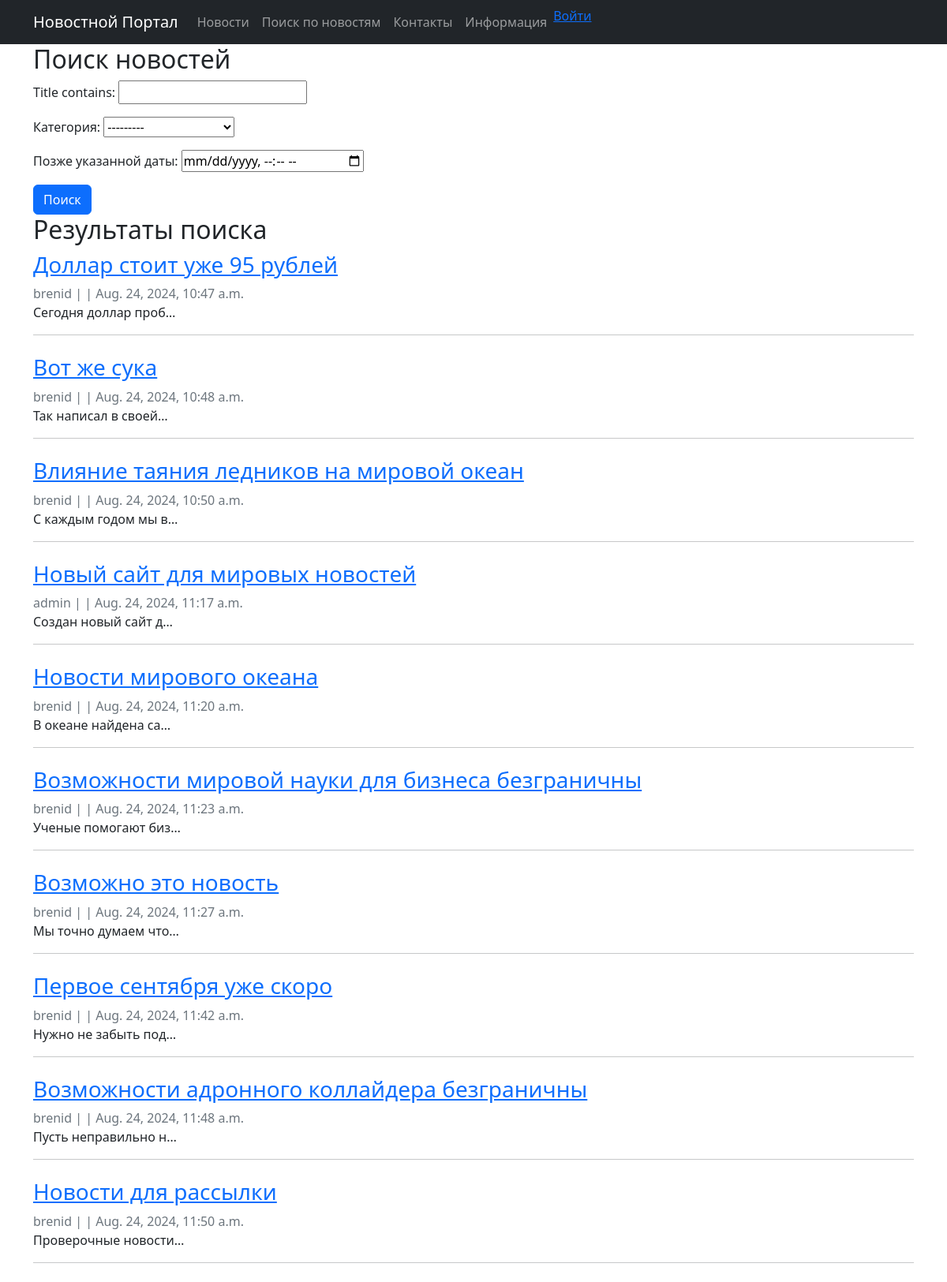
The app's page /news/search/ with its own data.
### newsapp/models.py (models this page shows, shortened)
class Post(models.Model):
    NEWS = 'NW'
    ARTICLE = 'AR'
    CATEGORY_CHOICES = [
        (NEWS, 'Новость'),
        (ARTICLE, 'Статья'),
    ]
    author = models.ForeignKey(Author, on_delete=models.CASCADE)
    categoryType = models.CharField(max_length=2, choices=CATEGORY_CHOICES, default=NEWS)
    dateCreation = models.DateTimeField(auto_now_add=True)
    postCategory = models.ManyToManyField(Category, through='PostCategory')
    title = models.CharField(max_length=200)
    text = models.TextField()
    rating = models.SmallIntegerField(default=0)
    image = models.ImageField(upload_to='post_images/', null=True, blank=True)
    def preview(self):
        return self.text[0:123] + '...'

class Author(models.Model):
    authorUser = models.OneToOneField(User, on_delete=models.CASCADE)
    ratingAuthor = models.SmallIntegerField(default=0)

### newsapp/views.py (the view)
# urls.py: path('news/search/', views.search, name='search'),
def search(request):
    post_filter = PostFilter(request.GET, queryset=Post.objects.all())
    paginator = Paginator(post_filter.qs, 10)
    page_number = request.GET.get('page')
    page_obj = paginator.get_page(page_number)
    return render(request, 'newsapp/search.html', {'filter': post_filter, 'page_obj': page_obj})

### newsapp/models.py (called while the page is built)
    def __str__(self):
        return self.name

### newsapp/templates/newsapp/search.html (shortened to what this page needs)
{% extends 'newsapp/base.html' %}
{% load static %}
{% block content %}
<h2>Поиск новостей</h2>
<form method="get">
    {{ filter.form.as_p }}
    <button type="submit" class="btn btn-primary">Поиск</button>
</form>
<h2>Результаты поиска</h2>
<ul class="list-unstyled">
    {% for post in page_obj %}
    <li class="mb-4">
        <h3><a href="{% url 'news_detail' pk=post.id %}">{{ post.title }}</a></h3>
        <div class="text-muted">
            <span>{{ post.author.authorUser.username }}</span> |
             |
            <span>{{ post.dateCreation }}</span>
        </div>
        <p>{{ post.preview|truncatechars:20 }}</p>
        <hr>
    </li>
    {% endfor %}
</ul>
{% endblock %}

### records on screen
Post: title "Доллар стоит уже 95 рублей", author.authorUser.username "brenid", dateCreation "Aug. 24, 2024, 10:47 a.m.", preview "Сегодня доллар проб…"
Post: title "Вот же сука", author.authorUser.username "brenid", dateCreation "Aug. 24, 2024, 10:48 a.m.", preview "Так написал в своей…"
Post: title "Влияние таяния ледников на мировой океан", author.authorUser.username "brenid", dateCreation "Aug. 24, 2024, 10:50 a.m.", preview "С каждым годом мы в…"
Post: title "Новый сайт для мировых новостей", author.authorUser.username "admin", dateCreation "Aug. 24, 2024, 11:17 a.m.", preview "Создан новый сайт д…"
Post: title "Новости мирового океана", author.authorUser.username "brenid", dateCreation "Aug. 24, 2024, 11:20 a.m.", preview "В океане найдена са…"
Post: title "Возможности мировой науки для бизнеса безграничны", author.authorUser.username "brenid", dateCreation "Aug. 24, 2024, 11:23 a.m.", preview "Ученые помогают биз…"
Post: title "Возможно это новость", author.authorUser.username "brenid", dateCreation "Aug. 24, 2024, 11:27 a.m.", preview "Мы точно думаем что…"
Post: title "Первое сентября уже скоро", author.authorUser.username "brenid", dateCreation "Aug. 24, 2024, 11:42 a.m.", preview "Нужно не забыть под…"
Post: title "Возможности адронного коллайдера безграничны", author.authorUser.username "brenid", dateCreation "Aug. 24, 2024, 11:48 a.m.", preview "Пусть неправильно н…"
Post: title "Новости для рассылки", author.authorUser.username "brenid", dateCreation "Aug. 24, 2024, 11:50 a.m.", preview "Проверочные новости…"
